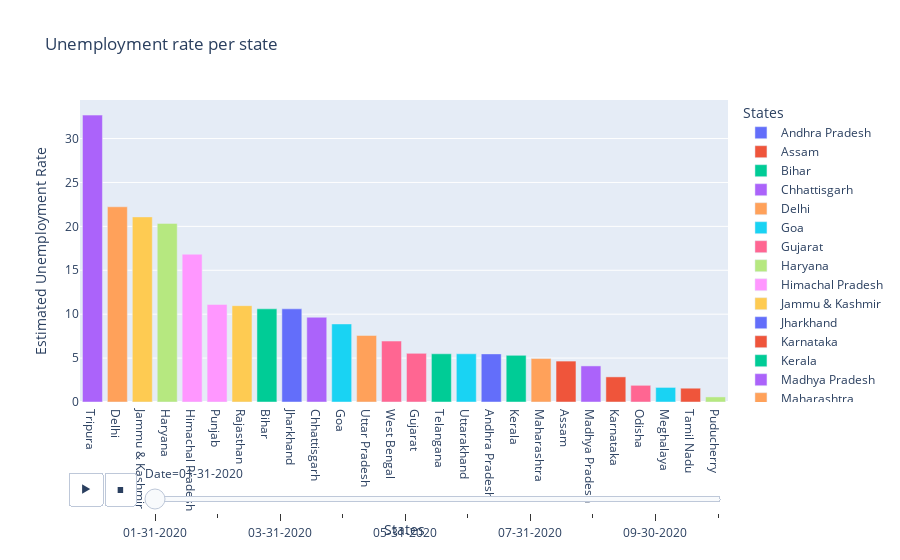

The code cell stored with this chart in its notebook:
### Code cell
fg = px.bar(df,x='States',y='Estimated Unemployment Rate',color='States',title='Unemployment rate per state',animation_frame='Date',template='plotly')
fg.update_layout(xaxis={'categoryorder':'total descending'})
fg.show()

### Figure 1 — Plotly figure (JSON) as saved in the notebook; plotly's stock layout.template omitted (floating-point values rounded to 4 significant figures)
{"data": [{"alignmentgroup": "True", "hovertemplate": "States=%{x}<br>Date=01-31-2020<br>Estimated Unemployment Rate=%{y}<extra></extra>", "legendgroup": "Andhra Pradesh", "marker": {"color": "#636efa", "pattern": {"shape": ""}}, "name": "Andhra Pradesh", "offsetgroup": "Andhra Pradesh", "orientation": "v", "showlegend": true, "textposition": "auto", "type": "bar", "x": ["Andhra Pradesh"], "xaxis": "x", "y": [5.48], "yaxis": "y"}, {"alignmentgroup": "True", "hovertemplate": "States=%{x}<br>Date=01-31-2020<br>Estimated Unemployment Rate=%{y}<extra></extra>", "legendgroup": "Assam", "marker": {"color": "#EF553B", "pattern": {"shape": ""}}, "name": "Assam", "offsetgroup": "Assam", "orientation": "v", "showlegend": true, "textposition": "auto", "type": "bar", "x": ["Assam"], "xaxis": "x", "y": [4.66], "yaxis": "y"}, {"alignmentgroup": "True", "hovertemplate": "States=%{x}<br>Date=01-31-2020<br>Estimated Unemployment Rate=%{y}<extra></extra>", "legendgroup": "Bihar", "marker": {"color": "#00cc96", "pattern": {"shape": ""}}, "name": "Bihar", "offsetgroup": "Bihar", "orientation": "v", "showlegend": true, "textposition": "auto", "type": "bar", "x": ["Bihar"], "xaxis": "x", "y": [10.61], "yaxis": "y"}, {"alignmentgroup": "True", "hovertemplate": "States=%{x}<br>Date=01-31-2020<br>Estimated Unemployment Rate=%{y}<extra></extra>", "legendgroup": "Chhattisgarh", "marker": {"color": "#ab63fa", "pattern": {"shape": ""}}, "name": "Chhattisgarh", "offsetgroup": "Chhattisgarh", "orientation": "v", "showlegend": true, "textposition": "auto", "type": "bar", "x": ["Chhattisgarh"], "xaxis": "x", "y": [9.65], "yaxis": "y"}, {"alignmentgroup": "True", "hovertemplate": "States=%{x}<br>Date=01-31-2020<br>Estimated Unemployment Rate=%{y}<extra></extra>", "legendgroup": "Delhi", "marker": {"color": "#FFA15A", "pattern": {"shape": ""}}, "name": "Delhi", "offsetgroup": "Delhi", "orientation": "v", "showlegend": true, "textposition": "auto", "type": "bar", "x": ["Delhi"], "xaxis": "x", "y": [22.23], "yaxis": "y"}, {"alignmentgroup": "True", "hovertemplate": "States=%{x}<br>Date=01-31-2020<br>Estimated Unemployment Rate=%{y}<extra></extra>", "legendgroup": "Goa", "marker": {"color": "#19d3f3", "pattern": {"shape": ""}}, "name": "Goa", "offsetgroup": "Goa", "orientation": "v", "showlegend": true, "textposition": "auto", "type": "bar", "x": ["Goa"], "xaxis": "x", "y": [8.89], "yaxis": "y"}, {"alignmentgroup": "True", "hovertemplate": "States=%{x}<br>Date=01-31-2020<br>Estimated Unemployment Rate=%{y}<extra></extra>", "legendgroup": "Gujarat", "marker": {"color": "#FF6692", "pattern": {"shape": ""}}, "name": "Gujarat", "offsetgroup": "Gujarat", "orientation": "v", "showlegend": true, "textposition": "auto", "type": "bar", "x": ["Gujarat"], "xaxis": "x", "y": [5.54], "yaxis": "y"}, {"alignmentgroup": "True", "hovertemplate": "States=%{x}<br>Date=01-31-2020<br>Estimated Unemployment Rate=%{y}<extra></extra>", "legendgroup": "Haryana", "marker": {"color": "#B6E880", "pattern": {"shape": ""}}, "name": "Haryana", "offsetgroup": "Haryana", "orientation": "v", "showlegend": true, "textposition": "auto", "type": "bar", "x": ["Haryana"], "xaxis": "x", "y": [20.34], "yaxis": "y"}, {"alignmentgroup": "True", "hovertemplate": "States=%{x}<br>Date=01-31-2020<br>Estimated Unemployment Rate=%{y}<extra></extra>", "legendgroup": "Himachal Pradesh", "marker": {"color": "#FF97FF", "pattern": {"shape": ""}}, "name": "Himachal Pradesh", "offsetgroup": "Himachal Pradesh", "orientation": "v", "showlegend": true, "textposition": "auto", "type": "bar", "x": ["Himachal Pradesh"], "xaxis": "x", "y": [16.83], "yaxis": "y"}, {"alignmentgroup": "True", "hovertemplate": "States=%{x}<br>Date=01-31-2020<br>Estimated Unemployment Rate=%{y}<extra></extra>", "legendgroup": "Jammu & Kashmir", "marker": {"color": "#FECB52", "pattern": {"shape": ""}}, "name": "Jammu & Kashmir", "offsetgroup": "Jammu & Kashmir", "orientation": "v", "showlegend": true, "textposition": "auto", "type": "bar", "x": ["Jammu & Kashmir"], "xaxis": "x", "y": [21.08], "yaxis": "y"}, {"alignmentgroup": "True", "hovertemplate": "States=%{x}<br>Date=01-31-2020<br>Estimated Unemployment Rate=%{y}<extra></extra>", "legendgroup": "Jharkhand", "marker": {"color": "#636efa", "pattern": {"shape": ""}}, "name": "Jharkhand", "offsetgroup": "Jharkhand", "orientation": "v", "showlegend": true, "textposition": "auto", "type": "bar", "x": ["Jharkhand"], "xaxis": "x", "y": [10.61], "yaxis": "y"}, {"alignmentgroup": "True", "hovertemplate": "States=%{x}<br>Date=01-31-2020<br>Estimated Unemployment Rate=%{y}<extra></extra>", "legendgroup": "Karnataka", "marker": {"color": "#EF553B", "pattern": {"shape": ""}}, "name": "Karnataka", "offsetgroup": "Karnataka", "orientation": "v", "showlegend": true, "textposition": "auto", "type": "bar", "x": ["Karnataka"], "xaxis": "x", "y": [2.86], "yaxis": "y"}, {"alignmentgroup": "True", "hovertemplate": "States=%{x}<br>Date=01-31-2020<br>Estimated Unemployment Rate=%{y}<extra></extra>", "legendgroup": "Kerala", "marker": {"color": "#00cc96", "pattern": {"shape": ""}}, "name": "Kerala", "offsetgroup": "Kerala", "orientation": "v", "showlegend": true, "textposition": "auto", "type": "bar", "x": ["Kerala"], "xaxis": "x", "y": [5.31], "yaxis": "y"}, {"alignmentgroup": "True", "hovertemplate": "States=%{x}<br>Date=01-31-2020<br>Estimated Unemployment Rate=%{y}<extra></extra>", "legendgroup": "Madhya Pradesh", "marker": {"color": "#ab63fa", "pattern": {"shape": ""}}, "name": "Madhya Pradesh", "offsetgroup": "Madhya Pradesh", "orientation": "v", "showlegend": true, "textposition": "auto", "type": "bar", "x": ["Madhya Pradesh"], "xaxis": "x", "y": [4.11], "yaxis": "y"}, {"alignmentgroup": "True", "hovertemplate": "States=%{x}<br>Date=01-31-2020<br>Estimated Unemployment Rate=%{y}<extra></extra>", "legendgroup": "Maharashtra", "marker": {"color": "#FFA15A", "pattern": {"shape": ""}}, "name": "Maharashtra", "offsetgroup": "Maharashtra", "orientation": "v", "showlegend": true, "textposition": "auto", "type": "bar", "x": ["Maharashtra"], "xaxis": "x", "y": [4.95], "yaxis": "y"}, {"alignmentgroup": "True", "hovertemplate": "States=%{x}<br>Date=01-31-2020<br>Estimated Unemployment Rate=%{y}<extra></extra>", "legendgroup": "Meghalaya", "marker": {"color": "#19d3f3", "pattern": {"shape": ""}}, "name": "Meghalaya", "offsetgroup": "Meghalaya", "orientation": "v", "showlegend": true, "textposition": "auto", "type": "bar", "x": ["Meghalaya"], "xaxis": "x", "y": [1.66], "yaxis": "y"}, {"alignmentgroup": "True", "hovertemplate": "States=%{x}<br>Date=01-31-2020<br>Estimated Unemployment Rate=%{y}<extra></extra>", "legendgroup": "Odisha", "marker": {"color": "#FF6692", "pattern": {"shape": ""}}, "name": "Odisha", "offsetgroup": "Odisha", "orientation": "v", "showlegend": true, "textposition": "auto", "type": "bar", "x": ["Odisha"], "xaxis": "x", "y": [1.9], "yaxis": "y"}, {"alignmentgroup": "True", "hovertemplate": "States=%{x}<br>Date=01-31-2020<br>Estimated Unemployment Rate=%{y}<extra></extra>", "legendgroup": "Puducherry", "marker": {"color": "#B6E880", "pattern": {"shape": ""}}, "name": "Puducherry", "offsetgroup": "Puducherry", "orientation": "v", "showlegend": true, "textposition": "auto", "type": "bar", "x": ["Puducherry"], "xaxis": "x", "y": [0.58], "yaxis": "y"}, {"alignmentgroup": "True", "hovertemplate": "States=%{x}<br>Date=01-31-2020<br>Estimated Unemployment Rate=%{y}<extra></extra>", "legendgroup": "Punjab", "marker": {"color": "#FF97FF", "pattern": {"shape": ""}}, "name": "Punjab", "offsetgroup": "Punjab", "orientation": "v", "showlegend": true, "textposition": "auto", "type": "bar", "x": ["Punjab"], "xaxis": "x", "y": [11.11], "yaxis": "y"}, {"alignmentgroup": "True", "hovertemplate": "States=%{x}<br>Date=01-31-2020<br>Estimated Unemployment Rate=%{y}<extra></extra>", "legendgroup": "Rajasthan", "marker": {"color": "#FECB52", "pattern": {"shape": ""}}, "name": "Rajasthan", "offsetgroup": "Rajasthan", "orientation": "v", "showlegend": true, "textposition": "auto", "type": "bar", "x": ["Rajasthan"], "xaxis": "x", "y": [10.97], "yaxis": "y"}, {"alignmentgroup": "True", "hovertemplate": "States=%{x}<br>Date=01-31-2020<br>Estimated Unemployment Rate=%{y}<extra></extra>", "legendgroup": "Tamil Nadu", "marker": {"color": "#EF553B", "pattern": {"shape": ""}}, "name": "Tamil Nadu", "offsetgroup": "Tamil Nadu", "orientation": "v", "showlegend": true, "textposition": "auto", "type": "bar", "x": ["Tamil Nadu"], "xaxis": "x", "y": [1.57], "yaxis": "y"}, {"alignmentgroup": "True", "hovertemplate": "States=%{x}<br>Date=01-31-2020<br>Estimated Unemployment Rate=%{y}<extra></extra>", "legendgroup": "Telangana", "marker": {"color": "#00cc96", "pattern": {"shape": ""}}, "name": "Telangana", "offsetgroup": "Telangana", "orientation": "v", "showlegend": true, "textposition": "auto", "type": "bar", "x": ["Telangana"], "xaxis": "x", "y": [5.49], "yaxis": "y"}, {"alignmentgroup": "True", "hovertemplate": "States=%{x}<br>Date=01-31-2020<br>Estimated Unemployment Rate=%{y}<extra></extra>", "legendgroup": "Tripura", "marker": {"color": "#ab63fa", "pattern": {"shape": ""}}, "name": "Tripura", "offsetgroup": "Tripura", "orientation": "v", "showlegend": true, "textposition": "auto", "type": "bar", "x": ["Tripura"], "xaxis": "x", "y": [32.67], "yaxis": "y"}, {"alignmentgroup": "True", "hovertemplate": "States=%{x}<br>Date=01-31-2020<br>Estimated Unemployment Rate=%{y}<extra></extra>", "legendgroup": "Uttar Pradesh", "marker": {"color": "#FFA15A", "pattern": {"shape": ""}}, "name": "Uttar Pradesh", "offsetgroup": "Uttar Pradesh", "orientation": "v", "showlegend": true, "textposition": "auto", "type": "bar", "x": ["Uttar Pradesh"], "xaxis": "x", "y": [7.58], "yaxis": "y"}, {"alignmentgroup": "True", "hovertemplate": "States=%{x}<br>Date=01-31-2020<br>Estimated Unemployment Rate=%{y}<extra></extra>", "legendgroup": "Uttarakhand", "marker": {"color": "#19d3f3", "pattern": {"shape": ""}}, "name": "Uttarakhand", "offsetgroup": "Uttarakhand", "orientation": "v", "showlegend": true, "textposition": "auto", "type": "bar", "x": ["Uttarakhand"], "xaxis": "x", "y": [5.49], "yaxis": "y"}, {"alignmentgroup": "True", "hovertemplate": "States=%{x}<br>Date=01-31-2020<br>Estimated Unemployment Rate=%{y}<extra></extra>", "legendgroup": "West Bengal", "marker": {"color": "#FF6692", "pattern": {"shape": ""}}, "name": "West Bengal", "offsetgroup": "West Bengal", "orientation": "v", "showlegend": true, "textposition": "auto", "type": "bar", "x": ["West Bengal"], "xaxis": "x", "y": [6.94], "yaxis": "y"}], "layout": {"barmode": "relative", "legend": {"title": {"text": "States"}, "tracegroupgap": 0}, "sliders": [{"active": 0, "currentvalue": {"prefix": "Date="}, "len": 0.9, "pad": {"b": 10, "t": 60}, "steps": [{"args": [["01-31-2020"], {"frame": {"duration": 0, "redraw": true}, "fromcurrent": true, "mode": "immediate", "transition": {"duration": 0, "easing": "linear"}}], "label": "01-31-2020", "method": "animate"}, {"args": [["02-29-2020"], {"frame": {"duration": 0, "redraw": true}, "fromcurrent": true, "mode": "immediate", "transition": {"duration": 0, "easing": "linear"}}], "label": "02-29-2020", "method": "animate"}, {"args": [["03-31-2020"], {"frame": {"duration": 0, "redraw": true}, "fromcurrent": true, "mode": "immediate", "transition": {"duration": 0, "easing": "linear"}}], "label": "03-31-2020", "method": "animate"}, {"args": [["04-30-2020"], {"frame": {"duration": 0, "redraw": true}, "fromcurrent": true, "mode": "immediate", "transition": {"duration": 0, "easing": "linear"}}], "label": "04-30-2020", "method": "animate"}, {"args": [["05-31-2020"], {"frame": {"duration": 0, "redraw": true}, "fromcurrent": true, "mode": "immediate", "transition": {"duration": 0, "easing": "linear"}}], "label": "05-31-2020", "method": "animate"}, {"args": [["06-30-2020"], {"frame": {"duration": 0, "redraw": true}, "fromcurrent": true, "mode": "immediate", "transition": {"duration": 0, "easing": "linear"}}], "label": "06-30-2020", "method": "animate"}, {"args": [["07-31-2020"], {"frame": {"duration": 0, "redraw": true}, "fromcurrent": true, "mode": "immediate", "transition": {"duration": 0, "easing": "linear"}}], "label": "07-31-2020", "method": "animate"}, {"args": [["08-31-2020"], {"frame": {"duration": 0, "redraw": true}, "fromcurrent": true, "mode": "immediate", "transition": {"duration": 0, "easing": "linear"}}], "label": "08-31-2020", "method": "animate"}, {"args": [["09-30-2020"], {"frame": {"duration": 0, "redraw": true}, "fromcurrent": true, "mode": "immediate", "transition": {"duration": 0, "easing": "linear"}}], "label": "09-30-2020", "method": "animate"}, {"args": [["10-31-2020"], {"frame": {"duration": 0, "redraw": true}, "fromcurrent": true, "mode": "immediate", "transition": {"duration": 0, "easing": "linear"}}], "label": "10-31-2020", "method": "animate"}], "x": 0.1, "xanchor": "left", "y": 0, "yanchor": "top"}], "title": {"text": "Unemployment rate per state"}, "updatemenus": [{"buttons": [{"args": [null, {"frame": {"duration": 500, "redraw": true}, "fromcurrent": true, "mode": "immediate", "transition": {"duration": 500, "easing": "linear"}}], "label": "&#9654;", "method": "animate"}, {"args": [[null], {"frame": {"duration": 0, "redraw": true}, "fromcurrent": true, "mode": "immediate", "transition": {"duration": 0, "easing": "linear"}}], "label": "&#9724;", "method": "animate"}], "direction": "left", "pad": {"r": 10, "t": 70}, "showactive": false, "type": "buttons", "x": 0.1, "xanchor": "right", "y": 0, "yanchor": "top"}], "xaxis": {"anchor": "y", "categoryarray": ["Andhra Pradesh", "Assam", "Bihar", "Chhattisgarh", "Delhi", "Goa", "Gujarat", "Haryana", "Himachal Pradesh", "Jammu & Kashmir", "Jharkhand", "Karnataka", "Kerala", "Madhya Pradesh", "Maharashtra", "Meghalaya", "Odisha", "Puducherry", "Punjab", "Rajasthan", "Sikkim", "Tamil Nadu", "Telangana", "Tripura", "Uttar Pradesh", "Uttarakhand", "West Bengal"], "categoryorder": "total descending", "domain": [0, 1], "title": {"text": "States"}}, "yaxis": {"anchor": "x", "domain": [0, 1], "title": {"text": "Estimated Unemployment Rate"}}}}
